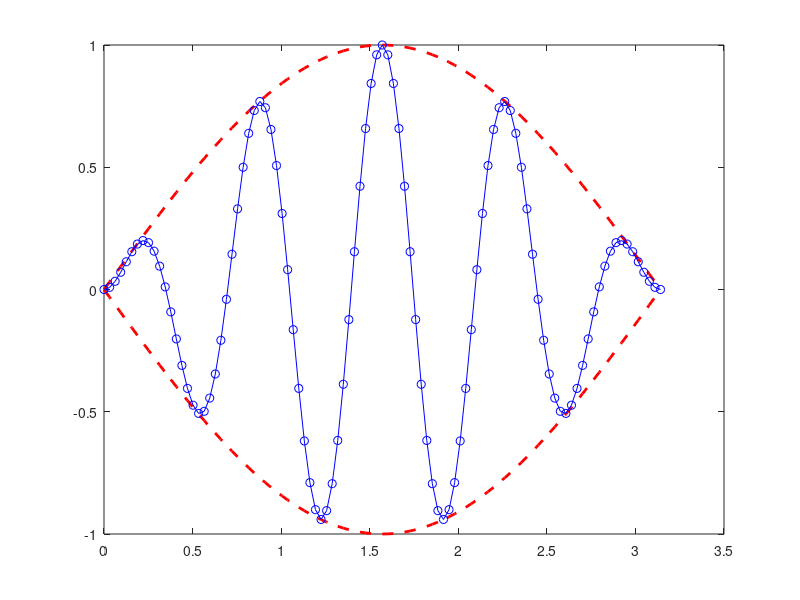

Recreate this plot in MATLAB. (Note: this script raises an error after producing the figure.)
%exm050203 

figure
t=(0:1/100:1)'*pi;					%			<2>
yy1=sin(t)*[1,-1];					%		<3>
y2=sin(t).*sin(9*t);				%		<4>
t3=pi*(0:9)/9;						%				%	<5>
y3=zeros(size(t3));					%		<6>
plot(t,yy1,'--r','LineWidth',2)	%	<7>
hold on								%
Lh2=plot(t,y2,'-bo');				%	%	<9>
Lh2.MarkerSize=4;					%<10>
Lh3=plot(t3,y3,'s');				%	<11>
set(Lh3,'MarkerSize',10,'MarkerEdgeColor',[0,1,0],...	%		<12>
	'MarkerFaceColor',[1,0.8,0])									%	<13>
hold off								%	<14>
axis([0,pi,-1,1])					%				<15>



